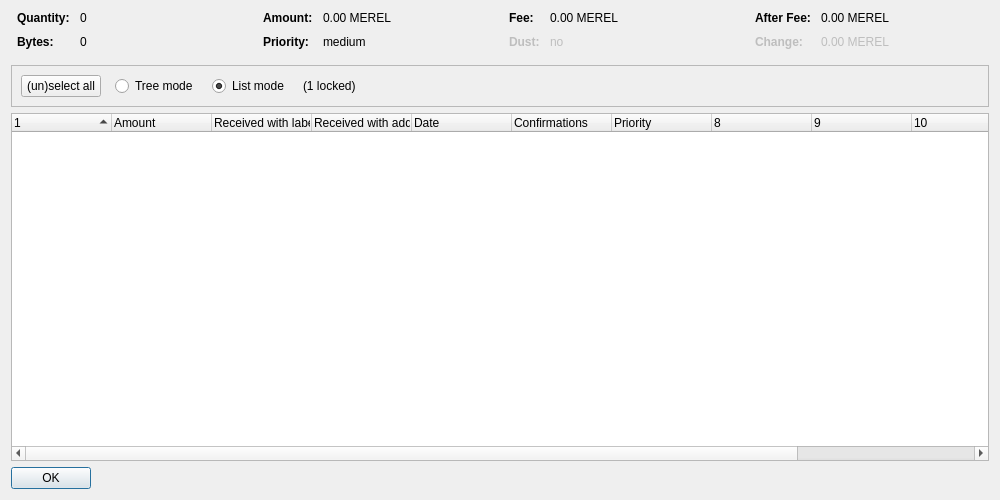
<?xml version="1.0" encoding="UTF-8"?>
<ui version="4.0">
 <class>CoinControlDialog</class>
 <widget class="QDialog" name="CoinControlDialog">
  <property name="geometry">
   <rect>
    <x>0</x>
    <y>0</y>
    <width>1000</width>
    <height>500</height>
   </rect>
  </property>
  <property name="windowTitle">
   <string>Coin Selection</string>
  </property>
  <layout class="QVBoxLayout" name="verticalLayout">
   <item>
    <layout class="QHBoxLayout" name="horizontalLayoutTop" stretch="0,0,0,0">
     <property name="topMargin">
      <number>0</number>
     </property>
     <property name="bottomMargin">
      <number>10</number>
     </property>
     <item>
      <layout class="QFormLayout" name="formLayoutCoinControl1">
       <property name="horizontalSpacing">
        <number>10</number>
       </property>
       <property name="verticalSpacing">
        <number>10</number>
       </property>
       <property name="leftMargin">
        <number>6</number>
       </property>
       <property name="rightMargin">
        <number>6</number>
       </property>
       <item row="0" column="0">
        <widget class="QLabel" name="labelCoinControlQuantityText">
         <property name="font">
          <font>
           <weight>75</weight>
           <bold>true</bold>
          </font>
         </property>
         <property name="text">
          <string>Quantity:</string>
         </property>
        </widget>
       </item>
       <item row="0" column="1">
        <widget class="QLabel" name="labelCoinControlQuantity">
         <property name="cursor">
          <cursorShape>IBeamCursor</cursorShape>
         </property>
         <property name="contextMenuPolicy">
          <enum>Qt::ActionsContextMenu</enum>
         </property>
         <property name="text">
          <string notr="true">0</string>
         </property>
         <property name="textInteractionFlags">
          <set>Qt::LinksAccessibleByMouse|Qt::TextSelectableByKeyboard|Qt::TextSelectableByMouse</set>
         </property>
        </widget>
       </item>
       <item row="1" column="0">
        <widget class="QLabel" name="labelCoinControlBytesText">
         <property name="font">
          <font>
           <weight>75</weight>
           <bold>true</bold>
          </font>
         </property>
         <property name="text">
          <string>Bytes:</string>
         </property>
        </widget>
       </item>
       <item row="1" column="1">
        <widget class="QLabel" name="labelCoinControlBytes">
         <property name="cursor">
          <cursorShape>IBeamCursor</cursorShape>
         </property>
         <property name="contextMenuPolicy">
          <enum>Qt::ActionsContextMenu</enum>
         </property>
         <property name="text">
          <string notr="true">0</string>
         </property>
         <property name="textInteractionFlags">
          <set>Qt::LinksAccessibleByMouse|Qt::TextSelectableByKeyboard|Qt::TextSelectableByMouse</set>
         </property>
        </widget>
       </item>
      </layout>
     </item>
     <item>
      <layout class="QFormLayout" name="formLayoutCoinControl2">
       <property name="horizontalSpacing">
        <number>10</number>
       </property>
       <property name="verticalSpacing">
        <number>10</number>
       </property>
       <property name="leftMargin">
        <number>6</number>
       </property>
       <property name="rightMargin">
        <number>6</number>
       </property>
       <item row="0" column="0">
        <widget class="QLabel" name="labelCoinControlAmountText">
         <property name="font">
          <font>
           <weight>75</weight>
           <bold>true</bold>
          </font>
         </property>
         <property name="text">
          <string>Amount:</string>
         </property>
        </widget>
       </item>
       <item row="0" column="1">
        <widget class="QLabel" name="labelCoinControlAmount">
         <property name="cursor">
          <cursorShape>IBeamCursor</cursorShape>
         </property>
         <property name="contextMenuPolicy">
          <enum>Qt::ActionsContextMenu</enum>
         </property>
         <property name="text">
          <string notr="true">0.00 MEREL</string>
         </property>
         <property name="textInteractionFlags">
          <set>Qt::LinksAccessibleByMouse|Qt::TextSelectableByKeyboard|Qt::TextSelectableByMouse</set>
         </property>
        </widget>
       </item>
       <item row="1" column="0">
        <widget class="QLabel" name="labelCoinControlPriorityText">
         <property name="font">
          <font>
           <weight>75</weight>
           <bold>true</bold>
          </font>
         </property>
         <property name="text">
          <string>Priority:</string>
         </property>
        </widget>
       </item>
       <item row="1" column="1">
        <widget class="QLabel" name="labelCoinControlPriority">
         <property name="cursor">
          <cursorShape>IBeamCursor</cursorShape>
         </property>
         <property name="contextMenuPolicy">
          <enum>Qt::ActionsContextMenu</enum>
         </property>
         <property name="text">
          <string notr="true">medium</string>
         </property>
         <property name="textInteractionFlags">
          <set>Qt::LinksAccessibleByMouse|Qt::TextSelectableByKeyboard|Qt::TextSelectableByMouse</set>
         </property>
        </widget>
       </item>
      </layout>
     </item>
     <item>
      <layout class="QFormLayout" name="formLayoutCoinControl3">
       <property name="horizontalSpacing">
        <number>10</number>
       </property>
       <property name="verticalSpacing">
        <number>10</number>
       </property>
       <property name="leftMargin">
        <number>6</number>
       </property>
       <property name="rightMargin">
        <number>6</number>
       </property>
       <item row="0" column="0">
        <widget class="QLabel" name="labelCoinControlFeeText">
         <property name="font">
          <font>
           <weight>75</weight>
           <bold>true</bold>
          </font>
         </property>
         <property name="text">
          <string>Fee:</string>
         </property>
        </widget>
       </item>
       <item row="0" column="1">
        <widget class="QLabel" name="labelCoinControlFee">
         <property name="cursor">
          <cursorShape>IBeamCursor</cursorShape>
         </property>
         <property name="contextMenuPolicy">
          <enum>Qt::ActionsContextMenu</enum>
         </property>
         <property name="text">
          <string notr="true">0.00 MEREL</string>
         </property>
         <property name="textInteractionFlags">
          <set>Qt::LinksAccessibleByMouse|Qt::TextSelectableByKeyboard|Qt::TextSelectableByMouse</set>
         </property>
        </widget>
       </item>
       <item row="1" column="0">
        <widget class="QLabel" name="labelCoinControlLowOutputText">
         <property name="enabled">
          <bool>false</bool>
         </property>
         <property name="font">
          <font>
           <weight>75</weight>
           <bold>true</bold>
          </font>
         </property>
         <property name="text">
          <string>Dust:</string>
         </property>
        </widget>
       </item>
       <item row="1" column="1">
        <widget class="QLabel" name="labelCoinControlLowOutput">
         <property name="enabled">
          <bool>false</bool>
         </property>
         <property name="cursor">
          <cursorShape>IBeamCursor</cursorShape>
         </property>
         <property name="contextMenuPolicy">
          <enum>Qt::ActionsContextMenu</enum>
         </property>
         <property name="text">
          <string notr="true">no</string>
         </property>
         <property name="textInteractionFlags">
          <set>Qt::LinksAccessibleByMouse|Qt::TextSelectableByKeyboard|Qt::TextSelectableByMouse</set>
         </property>
        </widget>
       </item>
      </layout>
     </item>
     <item>
      <layout class="QFormLayout" name="formLayoutCoinControl4">
       <property name="horizontalSpacing">
        <number>10</number>
       </property>
       <property name="verticalSpacing">
        <number>10</number>
       </property>
       <property name="leftMargin">
        <number>6</number>
       </property>
       <property name="rightMargin">
        <number>6</number>
       </property>
       <item row="0" column="0">
        <widget class="QLabel" name="labelCoinControlAfterFeeText">
         <property name="font">
          <font>
           <weight>75</weight>
           <bold>true</bold>
          </font>
         </property>
         <property name="text">
          <string>After Fee:</string>
         </property>
        </widget>
       </item>
       <item row="0" column="1">
        <widget class="QLabel" name="labelCoinControlAfterFee">
         <property name="cursor">
          <cursorShape>IBeamCursor</cursorShape>
         </property>
         <property name="contextMenuPolicy">
          <enum>Qt::ActionsContextMenu</enum>
         </property>
         <property name="text">
          <string notr="true">0.00 MEREL</string>
         </property>
         <property name="textInteractionFlags">
          <set>Qt::LinksAccessibleByMouse|Qt::TextSelectableByKeyboard|Qt::TextSelectableByMouse</set>
         </property>
        </widget>
       </item>
       <item row="1" column="0">
        <widget class="QLabel" name="labelCoinControlChangeText">
         <property name="enabled">
          <bool>false</bool>
         </property>
         <property name="font">
          <font>
           <weight>75</weight>
           <bold>true</bold>
          </font>
         </property>
         <property name="text">
          <string>Change:</string>
         </property>
        </widget>
       </item>
       <item row="1" column="1">
        <widget class="QLabel" name="labelCoinControlChange">
         <property name="enabled">
          <bool>false</bool>
         </property>
         <property name="cursor">
          <cursorShape>IBeamCursor</cursorShape>
         </property>
         <property name="contextMenuPolicy">
          <enum>Qt::ActionsContextMenu</enum>
         </property>
         <property name="text">
          <string notr="true">0.00 MEREL</string>
         </property>
         <property name="textInteractionFlags">
          <set>Qt::LinksAccessibleByMouse|Qt::TextSelectableByKeyboard|Qt::TextSelectableByMouse</set>
         </property>
        </widget>
       </item>
      </layout>
     </item>
    </layout>
   </item>
   <item>
    <widget class="QFrame" name="frame">
     <property name="minimumSize">
      <size>
       <width>0</width>
       <height>40</height>
      </size>
     </property>
     <property name="frameShape">
      <enum>QFrame::StyledPanel</enum>
     </property>
     <property name="frameShadow">
      <enum>QFrame::Sunken</enum>
     </property>
     <layout class="QHBoxLayout" name="horizontalLayout">
      <item>
       <layout class="QHBoxLayout" name="horizontalLayoutPanel" stretch="0,0,0,0,0">
        <property name="spacing">
         <number>14</number>
        </property>
        <item>
         <widget class="QPushButton" name="pushButtonSelectAll">
          <property name="sizePolicy">
           <sizepolicy hsizetype="Maximum" vsizetype="Fixed">
            <horstretch>0</horstretch>
            <verstretch>0</verstretch>
           </sizepolicy>
          </property>
          <property name="text">
           <string>(un)select all</string>
          </property>
          <property name="autoDefault">
           <bool>false</bool>
          </property>
         </widget>
        </item>
        <item>
         <widget class="QRadioButton" name="radioTreeMode">
          <property name="sizePolicy">
           <sizepolicy hsizetype="Maximum" vsizetype="Fixed">
            <horstretch>0</horstretch>
            <verstretch>0</verstretch>
           </sizepolicy>
          </property>
          <property name="text">
           <string>Tree mode</string>
          </property>
         </widget>
        </item>
        <item>
         <widget class="QRadioButton" name="radioListMode">
          <property name="sizePolicy">
           <sizepolicy hsizetype="Maximum" vsizetype="Fixed">
            <horstretch>0</horstretch>
            <verstretch>0</verstretch>
           </sizepolicy>
          </property>
          <property name="text">
           <string>List mode</string>
          </property>
          <property name="checked">
           <bool>true</bool>
          </property>
         </widget>
        </item>
        <item>
         <widget class="QLabel" name="labelLocked">
          <property name="text">
           <string notr="true">(1 locked)</string>
          </property>
         </widget>
        </item>
        <item>
         <spacer name="horizontalSpacer">
          <property name="orientation">
           <enum>Qt::Horizontal</enum>
          </property>
          <property name="sizeHint" stdset="0">
           <size>
            <width>40</width>
            <height>20</height>
           </size>
          </property>
         </spacer>
        </item>
       </layout>
      </item>
     </layout>
    </widget>
   </item>
   <item>
    <widget class="CoinControlTreeWidget" name="treeWidget">
     <property name="contextMenuPolicy">
      <enum>Qt::CustomContextMenu</enum>
     </property>
     <property name="sortingEnabled">
      <bool>false</bool>
     </property>
     <property name="columnCount">
      <number>12</number>
     </property>
     <attribute name="headerShowSortIndicator" stdset="0">
      <bool>true</bool>
     </attribute>
     <attribute name="headerStretchLastSection">
      <bool>false</bool>
     </attribute>
     <column>
      <property name="text">
       <string/>
      </property>
     </column>
     <column>
      <property name="text">
       <string>Amount</string>
      </property>
     </column>
     <column>
      <property name="text">
       <string>Received with label</string>
      </property>
     </column>
     <column>
      <property name="text">
       <string>Received with address</string>
      </property>
     </column>
     <column>
      <property name="text">
       <string>Date</string>
      </property>
     </column>
     <column>
      <property name="text">
       <string>Confirmations</string>
      </property>
      <property name="toolTip">
       <string>Confirmed</string>
      </property>
     </column>
     <column>
      <property name="text">
       <string>Priority</string>
      </property>
     </column>
     <column>
      <property name="text">
       <string/>
      </property>
     </column>
     <column>
      <property name="text">
       <string/>
      </property>
     </column>
     <column>
      <property name="text">
       <string/>
      </property>
     </column>
     <column>
      <property name="text">
       <string/>
      </property>
     </column>
     <column>
      <property name="text">
       <string/>
      </property>
     </column>
    </widget>
   </item>
   <item>
    <widget class="QDialogButtonBox" name="buttonBox">
     <property name="sizePolicy">
      <sizepolicy hsizetype="Maximum" vsizetype="Fixed">
       <horstretch>0</horstretch>
       <verstretch>0</verstretch>
      </sizepolicy>
     </property>
     <property name="orientation">
      <enum>Qt::Horizontal</enum>
     </property>
     <property name="standardButtons">
      <set>QDialogButtonBox::Ok</set>
     </property>
    </widget>
   </item>
  </layout>
 </widget>
 <customwidgets>
  <customwidget>
   <class>CoinControlTreeWidget</class>
   <extends>QTreeWidget</extends>
   <header>coincontroltreewidget.h</header>
  </customwidget>
 </customwidgets>
 <resources/>
 <connections/>
</ui>
